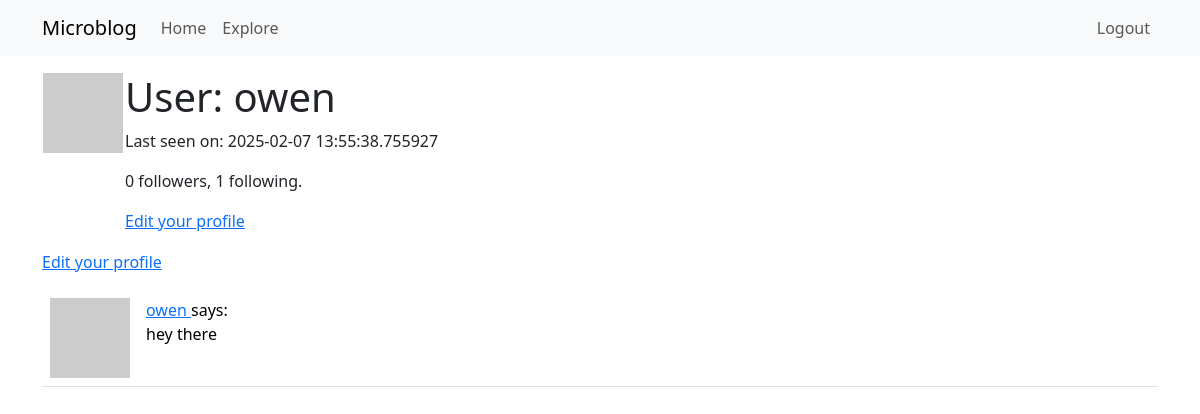
Page /user/owen (signed in) on the earlier database version.
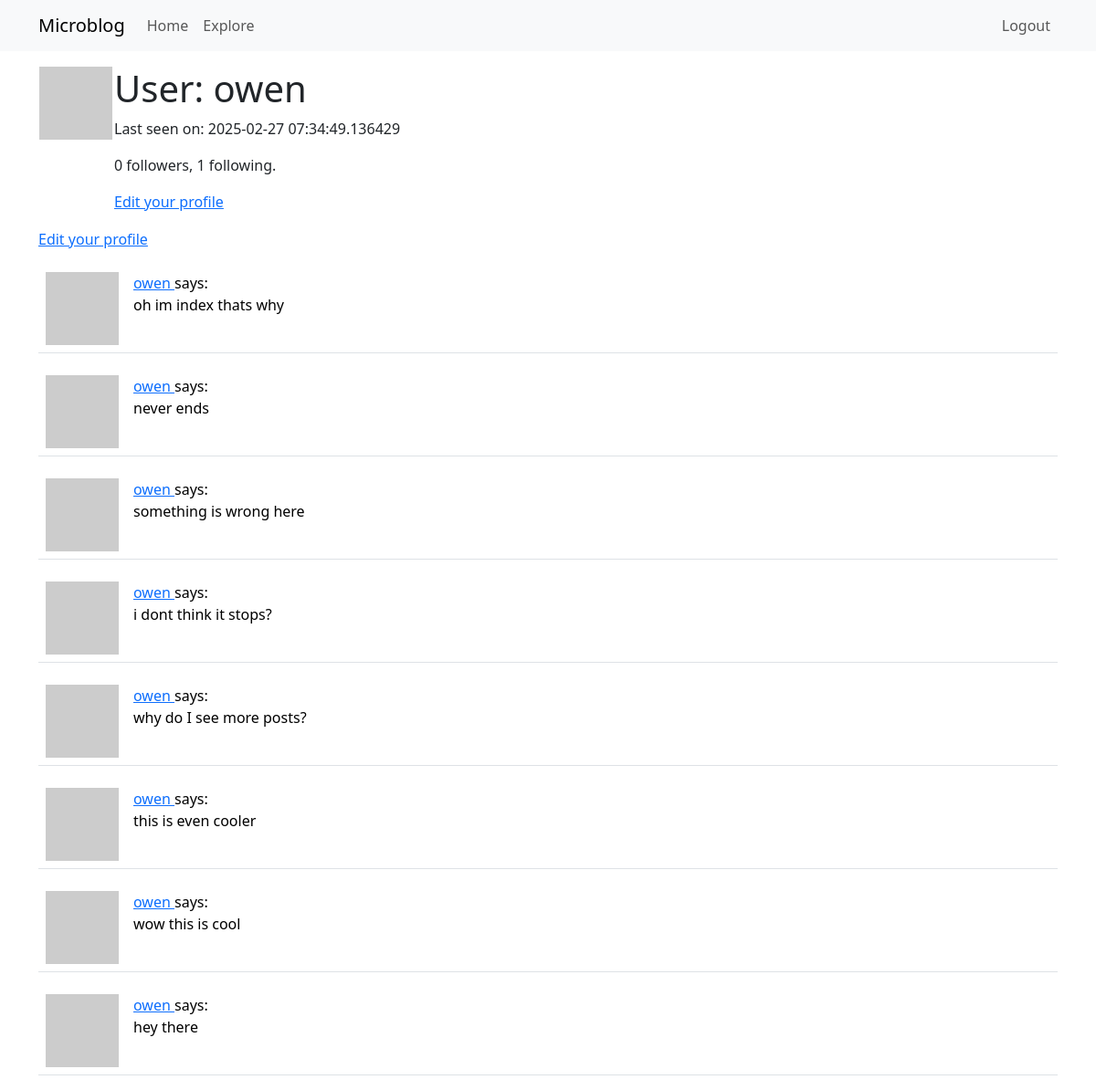
Same page on the later database version.
### app/models.py (models this page shows, shortened)
class User(UserMixin, db.Model):
    id:             so.Mapped[int] = so.mapped_column(primary_key=True)
    username:       so.Mapped[str] = so.mapped_column(sa.String(64), index=True, unique=True)
    email:          so.Mapped[str] = so.mapped_column(sa.String(120), index=True, unique=True)
    password_hash:  so.Mapped[Optional[str]] = so.mapped_column(sa.String(256))
    posts:          so.WriteOnlyMapped['Post'] = so.relationship(back_populates='author')
    about_me: so.Mapped[Optional[str]] = so.mapped_column(sa.String(140))
    last_seen: so.Mapped[Optional[datetime]] = so.mapped_column(default=lambda: datetime.now(timezone.utc))
    following: so.WriteOnlyMapped['User'] = so.relationship(
        secondary=followers,
        primaryjoin=(followers.c.follower_id == id),
        secondaryjoin=(followers.c.followed_id == id),
        back_populates='followers'
    )
    followers: so.WriteOnlyMapped['User'] = so.relationship(
        secondary=followers,
        primaryjoin=(followers.c.followed_id == id),
        secondaryjoin=(followers.c.follower_id == id),
        back_populates='following'
    )
    def avatar(self, size):
        digest = md5(self.email.lower().encode('utf-8')).hexdigest()
        return f'https://www.gravatar.com/avatar/{digest}?d=identicon&s={size}'
    def followers_count(self):
        query = sa.select(sa.func.count()).select_from(
            self.followers.select().subquery()
        )
        return db.session.scalar(query)
    def following_count(self):
        query = sa.select(sa.func.count()).select_from(
            self.following.select().subquery()
        )
        return db.session.scalar(query)

class Post(db.Model):
    id:         so.Mapped[int] = so.mapped_column(primary_key=True)
    body:       so.Mapped[str] = so.mapped_column(sa.String(140))
    timestamp:  so.Mapped[datetime] = so.mapped_column(index=True, default=lambda: datetime.now(timezone.utc))
    user_id:    so.Mapped[int] = so.mapped_column(sa.ForeignKey(User.id), index=True)
    author:     so.Mapped[User] = so.relationship(back_populates='posts')
    about_me: so.Mapped[Optional[str]] = so.mapped_column(sa.String(140))
    last_seen: so.Mapped[Optional[datetime]] = so.mapped_column(default=lambda: datetime.now(timezone.utc))

### app/routes.py (the view)
@app.route('/user/<username>')
@login_required
def user(username):
	user = db.first_or_404(sa.select(User).where(User.username == username))
	page = request.args.get('page', 1, type=int)
	query = user.posts.select().order_by(Post.timestamp.desc())
	posts = db.paginate(query, page=page, per_page=app.config['POSTS_PER_PAGE'], error_out=False)
	next_url = url_for('user', username=user.username, page=posts.next_num) if posts.has_next else None
	prev_url = url_for('user', username=user.username, page=posts.prev_num) if posts.has_prev else None
	form = EmptyForm()
	return render_template('user.html', user=user, posts=posts.items, form=form, next_url=next_url, prev_url=prev_url)

### app/models.py (called while the page is built)
@login.user_loader
def load_user(id):
    return db.session.get(User, int(id))

### app/routes.py (called while the page is built)
@app.before_request
def before_request():
	if current_user.is_authenticated:
		current_user.last_seen = datetime.now(timezone.utc)
		db.session.commit()

### app/templates/user.html (shortened to what this page needs)
{% extends "base.html" %}
{% block content %}
    <table>
        <tr valign="top">
            <td><img src="{{ user.avatar(128) }}"></td>
            <td>
                <h1>User: {{ user.username }}</h1>
                {% if user.last_seen %}<p>Last seen on: {{ user.last_seen }}</p>{% endif %}
                <p>{{ user.followers_count() }} followers, {{ user.following_count() }} following.</p>
                {% if user == current_user %}
                <p><a href="{{ url_for('edit_profile') }}">Edit your profile</a></p>
                {% endif %}
            </td>
        </tr>
    </table>
    {% if user == current_user %}
    <p><a href="{{ url_for('edit_profile') }}">Edit your profile</a></p>
    {% endif %}
    {% for post in posts %}
        {% include '_post.html' %}
    {% endfor %}
{% endblock %}

### app/templates/base.html (shortened to what this page needs)
<!DOCTYPE html>
<html lang="en">
    <head>
        <link href="https://cdn.jsdelivr.net/npm/bootstrap@5.3.3/dist/css/bootstrap.min.css" rel="stylesheet">
    </head>
    <body>
        <nav class="navbar navbar-expand-lg bg-body-tertiary">
            <div class="container">
                <a class="navbar-brand" href="{{ url_for('bobsanchez') }}">Microblog</a>
                <div class="collapse navbar-collapse" id="navbarSupportedContent">
                    <ul class="navbar-nav me-auto mb-2 mb-lg-0">
                        <li class="nav-item">
                            <a class="nav-link" aria-current="page" href="{{ url_for('bobsanchez') }}">Home</a>
                        </li>
                        <li class="nav-item">
                            <a class="nav-link" aria-current="page" href="{{ url_for('explore') }}">Explore</a>
                        </li>
                    </ul>
                    <ul class="navbar-nav mb-2 mb-lg-0">
                        {% if current_user.is_anonymous %}
                            <li class="nav-item">
                                <a class="nav-link" aria-current="page" href="{{ url_for('login') }}">Login</a>
                            </li>
                        {% else %}
                            <li class="nav-item">
                                <a class="nav-link" aria-current="page" href="{{ url_for('logout') }}">Logout</a>
                            </li>
                        {% endif %}
                    </ul>
                </div>
            </div>
        </nav>
        <div class="container mt-3">
            {% block content %}{% endblock %}
        </div>
    </body>
</html>

### app/templates/_post.html
<table class="table table-hover">
    <tr>
        <td width="70px">
            <a href="{{ url_for('user', username=post.author.username) }}">
                <img src="{{ post.author.avatar(70) }}"/>
            </a>
        </td>
        <td>
            <a href="{{ url_for('user', username=post.author.username) }}">
                {{ post.author.username }}
            </a>
            says:
            <br>
            {{ post.body }}
        </td>
    </tr>
</table>

Differences in the rows shown:
changed User "owen": last_seen "2025-02-07 13:55:38.755927" → "2025-02-27 07:34:49.136429"
added Post: author.username "owen", body "oh im index thats why"
added Post: author.username "owen", body "never ends"
added Post: author.username "owen", body "something is wrong here"
added Post: author.username "owen", body "i dont think it stops?"
added Post: author.username "owen", body "why do I see more posts?"
added Post: author.username "owen", body "this is even cooler"
added Post: author.username "owen", body "wow this is cool"
